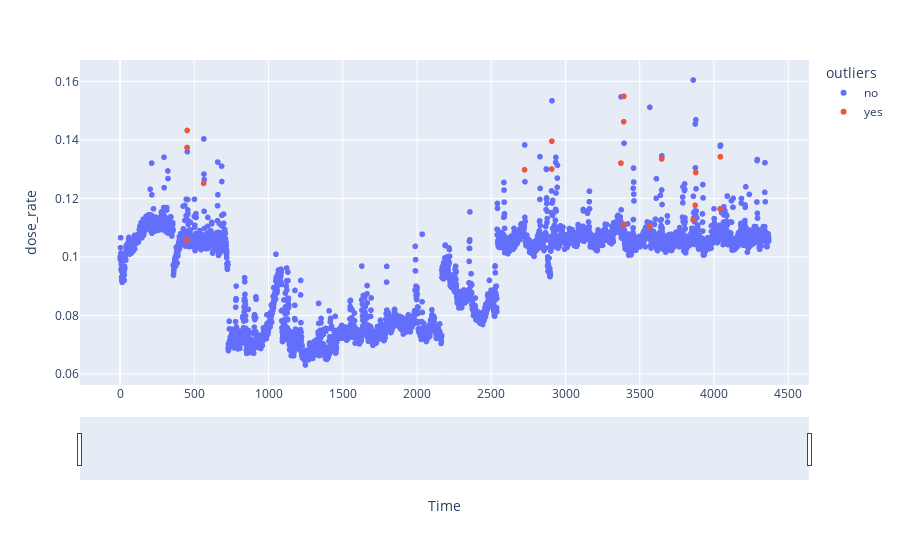

Write notebook code for a chart like this one.
### Code cell
fig = px.scatter(data.reset_index(), x='Time', y='dose_rate', color='outliers')
fig.update_xaxes(
    rangeslider_visible=True,
)
fig.show()

### Figure 1 — Plotly figure (JSON) as saved in the notebook; plotly's stock layout.template omitted (floating-point values rounded to 4 significant figures; data arrays with more than 128 entries replaced by an {"elided": "..."} marker saying what was removed)
{"data": [{"hovertemplate": "outliers=no<br>Time=%{x}<br>dose_rate=%{y}<extra></extra>", "legendgroup": "no", "marker": {"color": "#636efa", "symbol": "circle"}, "mode": "markers", "name": "no", "showlegend": true, "type": "scattergl", "x": {"elided": "4351 int values"}, "xaxis": "x", "y": {"elided": "4351 float values"}, "yaxis": "y"}, {"hovertemplate": "outliers=yes<br>Time=%{x}<br>dose_rate=%{y}<extra></extra>", "legendgroup": "yes", "marker": {"color": "#EF553B", "symbol": "circle"}, "mode": "markers", "name": "yes", "showlegend": true, "type": "scattergl", "x": [450, 451, 452, 563, 2724, 2907, 2908, 3373, 3391, 3392, 3393, 3567, 3648, 3859, 3873, 3877, 4041, 4043], "xaxis": "x", "y": [0.1058, 0.1374, 0.1432, 0.1251, 0.1298, 0.13, 0.1396, 0.1321, 0.1112, 0.1462, 0.1549, 0.1103, 0.1335, 0.1127, 0.1176, 0.1288, 0.1164, 0.1342], "yaxis": "y"}], "layout": {"legend": {"title": {"text": "outliers"}, "tracegroupgap": 0}, "margin": {"t": 60}, "xaxis": {"anchor": "y", "domain": [0, 1], "rangeslider": {"visible": true}, "title": {"text": "Time"}}, "yaxis": {"anchor": "x", "domain": [0, 1], "title": {"text": "dose_rate"}}}}
